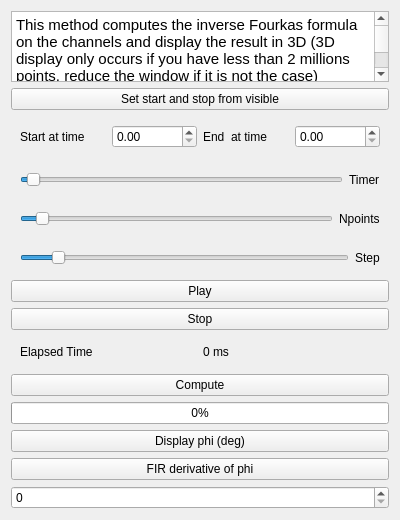
<?xml version="1.0" encoding="UTF-8"?>
<ui version="4.0">
 <class>Form</class>
 <widget class="QWidget" name="Form">
  <property name="geometry">
   <rect>
    <x>0</x>
    <y>0</y>
    <width>400</width>
    <height>520</height>
   </rect>
  </property>
  <property name="windowTitle">
   <string>Form</string>
  </property>
  <layout class="QVBoxLayout" name="verticalLayout">
   <item>
    <widget class="QTextEdit" name="textEdit">
     <property name="html">
      <string>&lt;!DOCTYPE HTML PUBLIC &quot;-//W3C//DTD HTML 4.0//EN&quot; &quot;http://www.w3.org/TR/REC-html40/strict.dtd&quot;&gt;
&lt;html&gt;&lt;head&gt;&lt;meta name=&quot;qrichtext&quot; content=&quot;1&quot; /&gt;&lt;meta charset=&quot;utf-8&quot; /&gt;&lt;style type=&quot;text/css&quot;&gt;
p, li { white-space: pre-wrap; }
&lt;/style&gt;&lt;/head&gt;&lt;body style=&quot; font-family:'Ubuntu'; font-size:11pt; font-weight:400; font-style:normal;&quot;&gt;
&lt;p style=&quot; margin-top:0px; margin-bottom:0px; margin-left:0px; margin-right:0px; -qt-block-indent:0; text-indent:0px;&quot;&gt;This method computes the inverse Fourkas formula on the channels and display the result in 3D (3D display only occurs if you have less than 2 millions points, reduce the window if it is not the case)&lt;/p&gt;
&lt;p style=&quot; margin-top:0px; margin-bottom:0px; margin-left:0px; margin-right:0px; -qt-block-indent:0; text-indent:0px;&quot;&gt;.&lt;/p&gt;
&lt;p style=&quot;-qt-paragraph-type:empty; margin-top:0px; margin-bottom:0px; margin-left:0px; margin-right:0px; -qt-block-indent:0; text-indent:0px;&quot;&gt;&lt;br /&gt;&lt;/p&gt;
&lt;p style=&quot; margin-top:0px; margin-bottom:0px; margin-left:0px; margin-right:0px; -qt-block-indent:0; text-indent:0px;&quot;&gt;FIR (Finite impulse response) derivative of phi will display the time averaged phi variable. &lt;/p&gt;&lt;/body&gt;&lt;/html&gt;</string>
     </property>
    </widget>
   </item>
   <item>
    <widget class="QPushButton" name="startstopbutton">
     <property name="text">
      <string>Set start and stop from visible</string>
     </property>
    </widget>
   </item>
   <item>
    <widget class="QWidget" name="widget_2" native="true">
     <layout class="QHBoxLayout" name="horizontalLayout_2">
      <item>
       <widget class="QLabel" name="label_3">
        <property name="text">
         <string>Start at time</string>
        </property>
       </widget>
      </item>
      <item>
       <widget class="QDoubleSpinBox" name="startbox"/>
      </item>
      <item>
       <widget class="QLabel" name="label_4">
        <property name="text">
         <string>End  at time</string>
        </property>
       </widget>
      </item>
      <item>
       <widget class="QDoubleSpinBox" name="stopbox"/>
      </item>
     </layout>
    </widget>
   </item>
   <item>
    <widget class="QWidget" name="widget" native="true">
     <layout class="QHBoxLayout" name="horizontalLayout">
      <item>
       <widget class="QLabeledSlider" name="timerslider">
        <property name="maximum">
         <number>500</number>
        </property>
        <property name="value">
         <number>10</number>
        </property>
        <property name="tracking">
         <bool>true</bool>
        </property>
        <property name="orientation">
         <enum>Qt::Horizontal</enum>
        </property>
       </widget>
      </item>
      <item>
       <widget class="QLabel" name="label">
        <property name="text">
         <string>Timer</string>
        </property>
       </widget>
      </item>
     </layout>
    </widget>
   </item>
   <item>
    <widget class="QWidget" name="widget_3" native="true">
     <layout class="QHBoxLayout" name="horizontalLayout_3">
      <item>
       <widget class="QLabeledSlider" name="npointsslider">
        <property name="maximum">
         <number>1000</number>
        </property>
        <property name="value">
         <number>50</number>
        </property>
        <property name="orientation">
         <enum>Qt::Horizontal</enum>
        </property>
       </widget>
      </item>
      <item>
       <widget class="QLabel" name="label_2">
        <property name="text">
         <string>Npoints</string>
        </property>
       </widget>
      </item>
     </layout>
    </widget>
   </item>
   <item>
    <widget class="QWidget" name="widget_4" native="true">
     <layout class="QHBoxLayout" name="horizontalLayout_4">
      <item>
       <widget class="QLabeledSlider" name="stepslider">
        <property name="maximum">
         <number>1000</number>
        </property>
        <property name="value">
         <number>100</number>
        </property>
        <property name="orientation">
         <enum>Qt::Horizontal</enum>
        </property>
       </widget>
      </item>
      <item>
       <widget class="QLabel" name="label_5">
        <property name="text">
         <string>Step</string>
        </property>
       </widget>
      </item>
     </layout>
    </widget>
   </item>
   <item>
    <widget class="QPushButton" name="playbutton">
     <property name="text">
      <string>Play</string>
     </property>
    </widget>
   </item>
   <item>
    <widget class="QPushButton" name="stopbutton">
     <property name="text">
      <string>Stop</string>
     </property>
    </widget>
   </item>
   <item>
    <widget class="QWidget" name="widget_5" native="true">
     <layout class="QHBoxLayout" name="horizontalLayout_5">
      <item>
       <widget class="QLabel" name="label_6">
        <property name="text">
         <string>Elapsed Time</string>
        </property>
       </widget>
      </item>
      <item>
       <widget class="QLabel" name="elapsedtime">
        <property name="text">
         <string>0 ms</string>
        </property>
       </widget>
      </item>
     </layout>
    </widget>
   </item>
   <item>
    <widget class="QPushButton" name="computebutton">
     <property name="text">
      <string>Compute</string>
     </property>
    </widget>
   </item>
   <item>
    <widget class="QProgressBar" name="progressBar">
     <property name="value">
      <number>0</number>
     </property>
    </widget>
   </item>
   <item>
    <widget class="QPushButton" name="displayphi">
     <property name="text">
      <string>Display phi (deg)</string>
     </property>
    </widget>
   </item>
   <item>
    <widget class="QPushButton" name="convolvebutton">
     <property name="text">
      <string>FIR derivative of phi</string>
     </property>
    </widget>
   </item>
   <item>
    <widget class="QSpinBox" name="convolutionwindowbox">
     <property name="maximum">
      <number>3000</number>
     </property>
    </widget>
   </item>
  </layout>
 </widget>
 <customwidgets>
  <customwidget>
   <class>QLabeledSlider</class>
   <extends>QSlider</extends>
   <header location="global">superqt</header>
  </customwidget>
 </customwidgets>
 <resources/>
 <connections/>
</ui>
